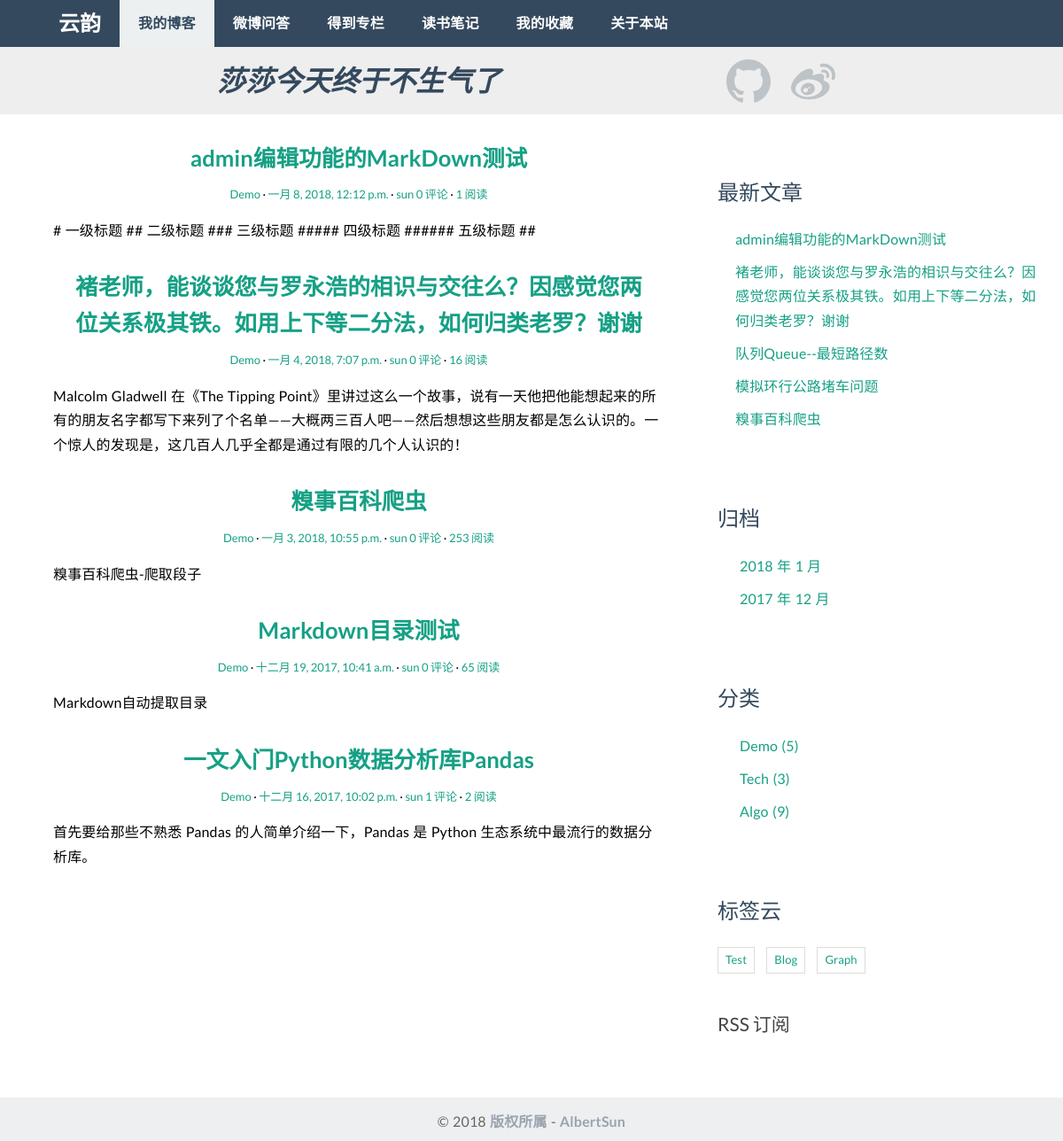
Page /category/1/ on the committed database.
### article/models.py (models this page shows, shortened)
class Article(models.Model):
    title = models.CharField(max_length=30, verbose_name="文章标题")
    body = models.TextField(verbose_name="文章内容", default='')
    created_time = models.DateTimeField(verbose_name="创建时间")
    modified_time = models.DateTimeField(verbose_name="修改时间")
    excerpt = models.CharField(max_length=256, blank=True, verbose_name="摘要")
    '''
    这是分类与标签，分类与标签的模型我们已经定义在上面。
    我们在这里把文章对应的数据库表和分类、标签对应的数据库表关联了起来，但是关联形式稍微有点不同。
    我们规定一篇文章只能对应一个分类，但是一个分类下可以有多篇文章，所以我们使用的是 ForeignKey，即一对多的关联关系。
    而对于标签来说，一篇文章可以有多个标签，同一个标签下也可能有多篇文章，所以我们使用 ManyToManyField，表明这是多对多的关联关系。
    同时我们规定文章可以没有标签，因此为标签 tags 指定了 blank=True。
    如果你对 ForeignKey、ManyToManyField 不了解，请看教程中的解释，亦可参考官方文档：
    https://docs.djangoproject.com/en/1.10/topics/db/models/#relationships
    '''
    category = models.ForeignKey(Category, verbose_name="分类")
    tags = models.ManyToManyField(Tag, blank=True, verbose_name=u"标签")
    '''
    文章作者，这里 User 是从 django.contrib.auth.models 导入的。
    django.contrib.auth 是 Django 内置的应用，专门用于处理网站用户的注册、登录等流程，User 是 Django 为我们已经写好的用户模型。
    这里我们通过 ForeignKey 把文章和 User 关联了起来。
    因为我们规定一篇文章只能有一个作者，而一个作者可能会写多篇文章，因此这是一对多的关联关系，和 Category 类似。
    '''
    author = models.ForeignKey(User, verbose_name="作者")
    views = models.PositiveIntegerField(default=1, verbose_name="浏览量")
    def get_absolute_url(self):
        return reverse('article:detail', kwargs={'pk': self.pk})  # reverse的第一个参数是urls.py的url中的name, blogdetail
    class Meta:  # 列表中可以用多个项，比如 ordering = ['-created_time', 'title']，那么首先依据created_time排序
        ordering = ['-created_time']

class Category(models.Model):
    name = models.CharField(max_length=20, verbose_name="类别名称")

class Tag(models.Model):
    name = models.CharField(max_length=20, verbose_name="标签名称")

### article/views.py (the view)
# urls.py: url(r'^category/(?P<pk>[0-9]+)/$', views.CategoryView.as_view(), name='category'),
class CategoryView(IndexView):
    def get_queryset(self):
        cate = get_object_or_404(Category, pk=self.kwargs.get('pk'))
        return super(CategoryView, self).get_queryset().filter(category=cate)

### article/templatetags/blog_tags.py (called while the page is built)
@register.simple_tag
def get_recent_posts(num=5):
    return Article.objects.all().order_by('-created_time')[:num]

@register.simple_tag
def archives():
    return Article.objects.dates('created_time', 'month', order='DESC')

@register.simple_tag
def get_categories():
    return Category.objects.annotate(num_posts=Count('article')).filter(num_posts__gt=0)

@register.simple_tag
def get_tags():
    return Tag.objects.annotate(num_posts=Count('article')).filter(num_posts__gt=0)

### article/views.py (called while the page is built, shortened)
    def get_context_data(self, **kwargs):
        context = super(IndexView, self).get_context_data(**kwargs)
        paginator = context.get('paginator')
        page = context.get('page_obj')
        is_paginated = context.get('is_paginated')
        pagination_data = self.pagination_data(paginator, page, is_paginated)
        context.update(pagination_data)
        return context

    def pagination_data(self, paginator, page, is_paginated):
        if not is_paginated:
            return {}

### templates/article/index.html (shortened to what this page needs)
{% extends 'base.html' %}
{% block main %}
    {% for article in article_list %}
        <article class="post article-{{ article.pk }}">
            <header class="entry-header">
                <h1 class="entry-title">
                    <a href="{{ article.get_absolute_url }}">{{ article.title }}</a>
                </h1>
                <div class="entry-meta">
                    <span class="post-category"><a href="{% url 'article:category' article.category.pk %}">{{ article.category.name }}</a></span>
                    <span class="post-date"><a href="{% url 'article:archives' article.created_time.year article.created_time.month %}"><time class="entry-date"
                                                                      datetime="{{ article.created_time }}">{{ article.created_time }}</time></a></span>
                    <span class="article-author"><a href="#">{{ article.author }}</a></span>
                    <span class="comments-link"><a href="#">{{article.comment_set.count}} 评论</a></span>
                    <span class="views-count"><a href="#">{{ article.views }} 阅读</a></span>
                </div>
            </header>
            <div class="entry-content clearfix">
                <p>{{ article.excerpt }}</p>
            </div>
        </article>
    {% empty %}
        <div class="no-post">暂时还没有发布的文章！</div>
    {% endfor %}
{% endblock main %}

### templates/base.html (shortened to what this page needs)
<!DOCTYPE html>
{% load staticfiles %}
{% load blog_tags %}
<html lang="zh-cn">
    <head>
        <link rel="stylesheet" href="{% static 'article/css/custom.css' %}">
        <link rel="stylesheet" href="{% static 'article/css/pagination.css' %}">
        <link rel="stylesheet" style="text/css" href="{% static 'article/css/friendly.css' %}">
        <link rel="stylesheet" href="{% static 'article/css/bootstrap.min.css' %}">
        <link rel="stylesheet" style="text/css" href="{%static 'article/css/flat-ui.css' %}">
        <link rel="stylesheet" style="text/css" href="{%static 'article/css/jblog.css' %}">
        <link rel="stylesheet" href="http://code.ionicframework.com/ionicons/2.0.1/css/ionicons.min.css">
    </head>
    <body>
        <header class="navbar-inverse navbar-fixed-top"  role="navigation">
            <div class="container">
                <nav>
                  <div class="container-fluid">
                    <div class="navbar-header">
                      <a class="navbar-brand" href="{% url 'article:index' %}">云韵</a>
                    </div>
                    <div id="navbar" class="collapse navbar-collapse">
                        <ul class="nav navbar-nav">
                            <li class="active"><a id="navbar-blog-a" href="{% url 'article:index' %}">我的博客</a></li>
                            <li ><a href="#">微博问答</a></li>
                            <li ><a href="#">得到专栏</a></li>
                            <li ><a href="#">读书笔记</a></li>
                            <li ><a href="#">我的收藏</a></li>
                            <li ><a href="#">关于本站</a></li>
                        </ul>
                    </div>
                  </div>
                </nav>
            </div>
        </header>
        <div class="jumbotron masthead">
              <div class="container">
                <div class = "row">
                    <div class="col-md-8 text-center">
                        <h3 style="font-size: 32px;"><i id="greeting-sentence">莎莎今天终于不生气了</i></h3>
                    </div>
                    <div class="col-md-2 icon-link-div">
                        <a href="https://github.com/jhonsonlaid">
                        </a>
                        <a href="http://weibo.com/2188137122/profile?rightmod=1&wvr=6&mod=personinfo&is_all=1">
                        </a>
                    </div>
                </div>
              </div>
        </div>
        <div class="content-body">
            <div class="container">
                <div class="row">
                    <main class="col-md-8">
                        {% block main %}
                        {% endblock main %}
                    </main>
                    <aside class="col-md-4">
                        <div class="widget widget-recent-posts">
                            <h3 class="widget-title">最新文章</h3>
                            {% get_recent_posts as recent_post_list %}
                            <ul>
                                {% for post in recent_post_list %}
                                    <li>
                                        <a href="{{ post.get_absolute_url }}">{{ post.title }}</a>
                                    </li>
                                {% empty %}
                                    暂无文章！
                                {% endfor %}
                            </ul>
                        </div>
                        <div class="widget widget-archives">
                            <h3 class="widget-title">归档</h3>
                            {% archives as date_list %}
                            <ul>
                                {% for date in date_list %}
                                    <li>
                                        <a href="{% url 'article:archives' date.year date.month %}">
                                        {{ date.year }} 年 {{ date.month }} 月</a>
                                    </li>
                                {% empty %}
                                    暂无归档！
                                {% endfor %}
                            </ul>
                        </div>
                        <div class="widget widget-category">
                            <h3 class="widget-title">分类</h3>
                            {% get_categories as category_list %}
                            <ul>
                                {% for category in category_list %}
                                    <li>
                                        <a href="{% url 'article:category' category.pk %}">{{ category.name }} <span class="post-count">({{ category.num_posts }})</span></a>
                                    </li>
                                {% empty %}
                                    暂无分类！
                                {% endfor %}
                            </ul>
                        </div>
                        <div class="widget widget-tag-cloud">
                            <h3 class="widget-title">标签云</h3>
                                {% get_tags as tag_list %}
                                <ul>
                                    {% for tag in tag_list %}
                                    <li>
                                        <a href="{% url 'article:tag' tag.pk %}">{{ tag.name }}</a>
                                    </li>
                                    {% empty %}
                                        暂无标签！
                                    {% endfor %}
                                </ul>
                        </div>
                        <div class="rss">
                            <a href="{% url 'rss' %}"> RSS 订阅</a>
                        </div>
                    </aside>
                </div>
            </div>
        </div>
        <footer id="site-footer">
            <div class="container">
                <div class="row">
                    <div class="col-md-12">
                        <p class="copyright">&copy 2018 <a target="_blank" title="AlbertSun">版权所属</a>
                            - <a title="AlbertSun模板" target="_blank">AlbertSun</a>
                        </p>
                    </div>
                </div>
            </div>
        </footer>
    </body>
</html>

### article/static/article/css/custom.css (style rules this page uses)
* { outline: none; }
h1, h2, h3, h4, h5, h6 { margin-top: 0; }
a { color: #333; }
body { color: #444; font-family: "Lato", Helvetica, Arial, sans-serif; }
p, li { font-family: inherit; font-weight: 400; word-spacing: 1px; letter-spacing: 0.01em; }
.content-body { padding-bottom: 4em; }
.post { background: #fff; padding: 0px 30px 0; }
.entry-title { text-align: center; font-size: 1.6em; margin-bottom: 10px; line-height: 1.6; padding: 0px 20px 0; }
.entry-meta { text-align: center; color: #DDDDDD; font-size: 13px; margin-bottom: 15px; }
.entry-content { font-size: 18px; line-height: 1.9; font-weight: 300; color: #000; }
.post-category::after, .post-date::after, .post-author::after, .comments-link::after { content: " ·"; color: #000; }
.widget { background: #fff; padding: 30px 0 0; }
.widget-title { font-size: 1.5em; margin-bottom: 20px; line-height: 1.6; padding: 10px 0 0; font-weight: 400; }
.widget-recent-posts ul { padding: 0; margin: 0; padding-left: 20px; }
.widget-recent-posts ul li { list-style-type: none; position: relative; line-height: 170%; margin-bottom: 10px; }
.widget-recent-posts ul li::before { content: '\f3d3'; font-family: "Ionicons"; position: absolute; left: -17px; top: 3px; font-size: 16px; color: #000; }
.widget-archives ul { padding: 0; margin: 0; padding-left: 25px; }
.widget-archives ul li { list-style-type: none; position: relative; line-height: 170%; margin-bottom: 10px; }
.widget-archives ul li::before { content: '\f3f3'; font-family: "Ionicons"; position: absolute; left: -25px; top: 1px; font-size: 16px; color: #000; }
.widget-category ul { padding: 0; margin: 0; padding-left: 25px; }
.widget-category ul li { list-style-type: none; position: relative; line-height: 170%; margin-bottom: 10px; }
.widget-category ul li::before { content: '\f3fe'; font-family: "Ionicons"; position: absolute; left: -25px; top: 1px; font-size: 18px; color: #000; }
.widget-tag-cloud ul { padding: 0; margin: 0; margin-right: -10px; }
.widget-tag-cloud ul li { list-style-type: none; font-size: 13px; display: inline-block; margin-right: 10px; margin-bottom: 10px; padding: 3px 8px; border: 1px solid #ddd; }
.rss { font-size: 21px; margin-top: 30px; }
.rss a { color: #444; }
#site-footer { padding-top: 10px; padding: 0 0 12px 0; }
.copyright { text-align: center; padding-top: 1em; margin: 0; border-top: 1px solid #eee; color: #666; }

### article/static/article/css/jblog.css (style rules this page uses)
.jumbotron { margin-top: 8px; }
.navbar-nav > .active >a { background-color: red; }
.icon-link { margin: 23px 10px 0px 10px; fill: #BDC3C7; width: 50px; height: 50px; }
body, p { font-size: 16px; }
h1, .h1 { font-size: 28px; margin-bottom: 10px; }
h3, .h3 { font-size: 20px; margin-bottom: 5px; }
ul, ol { margin-left: 20px; padding-left: 10px; }

### rows in the picture
Article: title "admin编辑功能的MarkDown测试", category.name "Demo", created_time "一月 8, 2018, 12:12 p.m.", author "sun", comment_set.count "0", views "1", excerpt "# 一级标题 ## 二级标题 ### 三级标题 ##### 四级标题 ###### 五级标题 ##"
Article: title "褚老师，能谈谈您与罗永浩的相识与交往么？因感觉您两位关系极其铁。如用上下等二分法，如何归类老罗？谢谢", category.name "Demo", created_time "一月 4, 2018, 7:07 p.m.", author "sun", comment_set.count "0", views "16", excerpt "Malcolm Gladwell 在《The Tipping Point》里讲过这么一个故事，说有一天他把他能想起来的所有的朋友名字都写下来列了个名单——大概两三百人吧——然后想想这些朋友都是怎么认识的。一个惊人的发现是，这几百人几乎全都是通过有限的几个人认识的！"
Article: title "糗事百科爬虫", category.name "Demo", created_time "一月 3, 2018, 10:55 p.m.", author "sun", comment_set.count "0", views "253", excerpt "糗事百科爬虫-爬取段子"
Article: title "Markdown目录测试", category.name "Demo", created_time "十二月 19, 2017, 10:41 a.m.", author "sun", comment_set.count "0", views "65", excerpt "Markdown自动提取目录"
Article: title "一文入门Python数据分析库Pandas", category.name "Demo", created_time "十二月 16, 2017, 10:02 p.m.", author "sun", comment_set.count "1", views "2", excerpt "首先要给那些不熟悉 Pandas 的人简单介绍一下，Pandas 是 Python 生态系统中最流行的数据分析库。"
Article: title "队列Queue--最短路径数"
Article: title "模拟环行公路堵车问题"
Category: name "Demo", num_posts "5"
Category: name "Tech", num_posts "3"
Category: name "Algo", num_posts "9"
Tag: name "Test"
Tag: name "Blog"
Tag: name "Graph"

### other values in the picture
{{ date.year }} "2018" "2017"
{{ date.month }} "1" "12"
